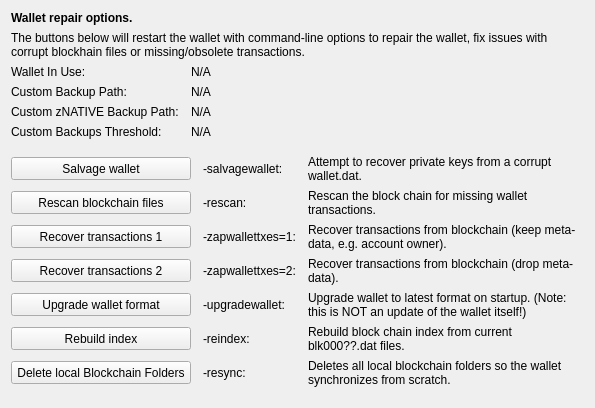
     <widget class="QWidget" name="tab_repair">
      <attribute name="title">
       <string>&amp;Wallet Repair</string>
      </attribute>
      <layout class="QGridLayout" name="gridLayout_4" columnstretch="0,0,0,0">
       <property name="horizontalSpacing">
        <number>12</number>
       </property>
       <item row="0" column="0" colspan="4">
        <widget class="QLabel" name="label_repair_header">
         <property name="font">
          <font>
           <weight>75</weight>
           <bold>true</bold>
          </font>
         </property>
         <property name="text">
          <string>Wallet repair options.</string>
         </property>
        </widget>
       </item>
       <item row="1" column="0" colspan="4">
        <widget class="QLabel" name="label_repair_helptext">
         <property name="font">
          <font>
           <weight>50</weight>
           <bold>false</bold>
          </font>
         </property>
         <property name="text">
          <string>The buttons below will restart the wallet with command-line options to repair the wallet, fix issues with corrupt blockhain files or missing/obsolete transactions.</string>
         </property>
         <property name="wordWrap">
          <bool>true</bool>
         </property>
        </widget>
       </item>
       <item row="2" column="0">
        <widget class="QLabel" name="wallet_path_label">
         <property name="text">
          <string>Wallet In Use:</string>
         </property>
        </widget>
       </item>
       <item row="2" column="1" colspan="3">
        <widget class="QLabel" name="wallet_path">
         <property name="cursor">
          <cursorShape>IBeamCursor</cursorShape>
         </property>
         <property name="text">
          <string>N/A</string>
         </property>
         <property name="textFormat">
          <enum>Qt::PlainText</enum>
         </property>
         <property name="textInteractionFlags">
          <set>Qt::LinksAccessibleByMouse|Qt::TextSelectableByKeyboard|Qt::TextSelectableByMouse</set>
         </property>
        </widget>
       </item>
       <item row="3" column="0">
        <widget class="QLabel" name="wallet_custombackuppath_label">
         <property name="text">
          <string>Custom Backup Path:</string>
         </property>
         <property name="visible">
          <bool>false</bool>
         </property>
        </widget>
       </item>
       <item row="3" column="1" colspan="3">
        <widget class="QLabel" name="wallet_custombackuppath">
         <property name="cursor">
          <cursorShape>IBeamCursor</cursorShape>
         </property>
         <property name="text">
          <string>N/A</string>
         </property>
         <property name="textFormat">
          <enum>Qt::PlainText</enum>
         </property>
         <property name="textInteractionFlags">
          <set>Qt::LinksAccessibleByMouse|Qt::TextSelectableByKeyboard|Qt::TextSelectableByMouse</set>
         </property>
         <property name="visible">
          <bool>false</bool>
         </property>
        </widget>
       </item>
       <item row="4" column="0">
        <widget class="QLabel" name="wallet_customzNATIVEbackuppath_label">
         <property name="text">
          <string>Custom zNATIVE Backup Path:</string>
         </property>
         <property name="visible">
          <bool>false</bool>
         </property>
        </widget>
       </item>
       <item row="4" column="1" colspan="3">
        <widget class="QLabel" name="wallet_customzNATIVEbackuppath">
         <property name="cursor">
          <cursorShape>IBeamCursor</cursorShape>
         </property>
         <property name="text">
          <string>N/A</string>
         </property>
         <property name="textFormat">
          <enum>Qt::PlainText</enum>
         </property>
         <property name="textInteractionFlags">
          <set>Qt::LinksAccessibleByMouse|Qt::TextSelectableByKeyboard|Qt::TextSelectableByMouse</set>
         </property>
         <property name="visible">
          <bool>false</bool>
         </property>
        </widget>
       </item>
       <item row="5" column="0">
        <widget class="QLabel" name="wallet_custombackupthreshold_label">
         <property name="text">
          <string>Custom Backups Threshold:</string>
         </property>
         <property name="visible">
          <bool>false</bool>
         </property>
        </widget>
       </item>
       <item row="5" column="1" colspan="3">
        <widget class="QLabel" name="wallet_custombackupthreshold">
         <property name="cursor">
          <cursorShape>IBeamCursor</cursorShape>
         </property>
         <property name="text">
          <string>N/A</string>
         </property>
         <property name="textFormat">
          <enum>Qt::PlainText</enum>
         </property>
         <property name="textInteractionFlags">
          <set>Qt::LinksAccessibleByMouse|Qt::TextSelectableByKeyboard|Qt::TextSelectableByMouse</set>
         </property>
         <property name="visible">
          <bool>false</bool>
         </property>
        </widget>
       </item>
       <item row="6" column="0">
        <spacer name="verticalSpacer_repair1">
         <property name="orientation">
          <enum>Qt::Vertical</enum>
         </property>
         <property name="sizeHint" stdset="0">
          <size>
           <width>10</width>
           <height>10</height>
          </size>
         </property>
        </spacer>
       </item>
       <item row="7" column="0" colspan="2">
        <widget class="QPushButton" name="btn_salvagewallet">
         <property name="minimumSize">
          <size>
           <width>100</width>
           <height>23</height>
          </size>
         </property>
         <property name="text">
          <string>Salvage wallet</string>
         </property>
        </widget>
       </item>
       <item row="7" column="2">
        <widget class="QLabel" name="label_repair_salvage_command">
         <property name="text">
          <string notr="true">-salvagewallet:</string>
         </property>
        </widget>
       </item>
       <item row="7" column="3">
        <widget class="QLabel" name="label_repair_salvage">
         <property name="text">
          <string>Attempt to recover private keys from a corrupt wallet.dat.</string>
         </property>
         <property name="wordWrap">
          <bool>true</bool>
         </property>
        </widget>
       </item>
       <item row="8" column="0" colspan="2">
        <widget class="QPushButton" name="btn_rescan">
         <property name="minimumSize">
          <size>
           <width>100</width>
           <height>23</height>
          </size>
         </property>
         <property name="text">
          <string>Rescan blockchain files</string>
         </property>
        </widget>
       </item>
       <item row="8" column="2">
        <widget class="QLabel" name="label_repair_rescan_command">
         <property name="text">
          <string notr="true">-rescan:</string>
         </property>
        </widget>
       </item>
       <item row="8" column="3">
        <widget class="QLabel" name="label_repair_rescan">
         <property name="text">
          <string>Rescan the block chain for missing wallet transactions.</string>
         </property>
         <property name="wordWrap">
          <bool>true</bool>
         </property>
        </widget>
       </item>
       <item row="9" column="0" colspan="2">
        <widget class="QPushButton" name="btn_zapwallettxes1">
         <property name="minimumSize">
          <size>
           <width>100</width>
           <height>23</height>
          </size>
         </property>
         <property name="text">
          <string>Recover transactions 1</string>
         </property>
        </widget>
       </item>
       <item row="9" column="2">
        <widget class="QLabel" name="label_repair_zap1_command">
         <property name="text">
          <string notr="true">-zapwallettxes=1:</string>
         </property>
        </widget>
       </item>
       <item row="9" column="3">
        <widget class="QLabel" name="label_repair_zap1">
         <property name="text">
          <string>Recover transactions from blockchain (keep meta-data, e.g. account owner).</string>
         </property>
         <property name="wordWrap">
          <bool>true</bool>
         </property>
        </widget>
       </item>
       <item row="10" column="0" colspan="2">
        <widget class="QPushButton" name="btn_zapwallettxes2">
         <property name="minimumSize">
          <size>
           <width>100</width>
           <height>23</height>
          </size>
         </property>
         <property name="text">
          <string>Recover transactions 2</string>
         </property>
        </widget>
       </item>
       <item row="10" column="2">
        <widget class="QLabel" name="label_repair_zap2_command">
         <property name="text">
          <string notr="true">-zapwallettxes=2:</string>
         </property>
        </widget>
       </item>
       <item row="10" column="3">
        <widget class="QLabel" name="label_repair_zap2">
         <property name="text">
          <string>Recover transactions from blockchain (drop meta-data).</string>
         </property>
         <property name="wordWrap">
          <bool>true</bool>
         </property>
        </widget>
       </item>
       <item row="11" column="0" colspan="2">
        <widget class="QPushButton" name="btn_upgradewallet">
         <property name="minimumSize">
          <size>
           <width>100</width>
           <height>23</height>
          </size>
         </property>
         <property name="text">
          <string>Upgrade wallet format</string>
         </property>
        </widget>
       </item>
       <item row="11" column="2">
        <widget class="QLabel" name="label_repair_upgrade_command">
         <property name="text">
          <string notr="true">-upgradewallet:</string>
         </property>
        </widget>
       </item>
       <item row="11" column="3">
        <widget class="QLabel" name="label_repair_upgrade">
         <property name="text">
          <string>Upgrade wallet to latest format on startup. (Note: this is NOT an update of the wallet itself!)</string>
         </property>
         <property name="wordWrap">
          <bool>true</bool>
         </property>
        </widget>
       </item>
       <item row="12" column="0" colspan="2">
        <widget class="QPushButton" name="btn_reindex">
         <property name="minimumSize">
          <size>
           <width>100</width>
           <height>23</height>
          </size>
         </property>
         <property name="text">
          <string>Rebuild index</string>
         </property>
        </widget>
       </item>
       <item row="12" column="2">
        <widget class="QLabel" name="label_repair_reindex_command">
         <property name="text">
          <string notr="true">-reindex:</string>
         </property>
        </widget>
       </item>
       <item row="12" column="3">
        <widget class="QLabel" name="label_repair_reindex">
         <property name="text">
          <string>Rebuild block chain index from current blk000??.dat files.</string>
         </property>
         <property name="wordWrap">
          <bool>true</bool>
         </property>
        </widget>
       </item>
       <item row="13" column="0" colspan="2">
        <widget class="QPushButton" name="btn_resync">
         <property name="minimumSize">
          <size>
           <width>100</width>
           <height>23</height>
          </size>
         </property>
         <property name="text">
          <string>Delete local Blockchain Folders</string>
         </property>
        </widget>
       </item>
       <item row="13" column="2">
        <widget class="QLabel" name="label_repair_resync_command">
         <property name="text">
          <string>-resync:</string>
         </property>
        </widget>
       </item>
       <item row="13" column="3">
        <widget class="QLabel" name="label_repair_resync">
         <property name="text">
          <string>Deletes all local blockchain folders so the wallet synchronizes from scratch.</string>
         </property>
         <property name="wordWrap">
          <bool>true</bool>
         </property>
        </widget>
       </item>
       <item row="14" column="0">
        <spacer name="verticalSpacer_repair2">
         <property name="orientation">
          <enum>Qt::Vertical</enum>
         </property>
         <property name="sizeHint" stdset="0">
          <size>
           <width>20</width>
           <height>10</height>
          </size>
         </property>
        </spacer>
       </item>
      </layout>
     </widget>
